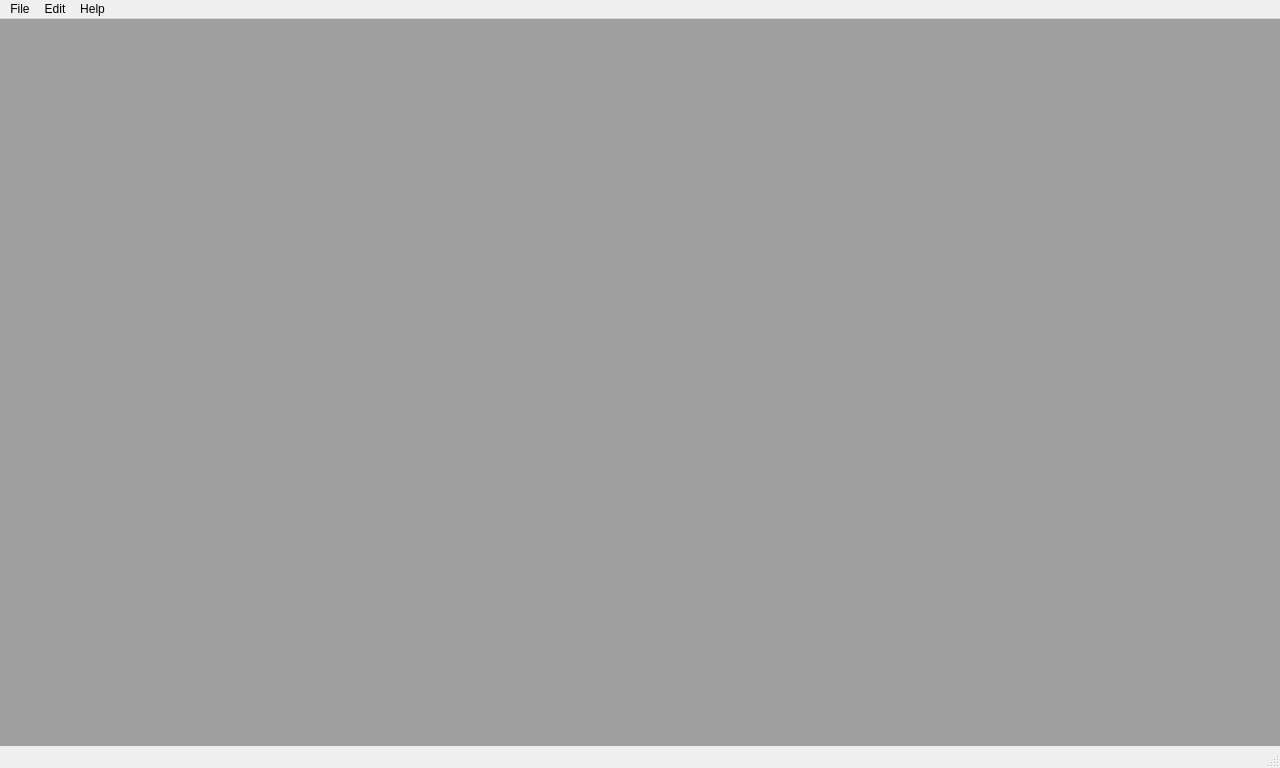
<?xml version="1.0" encoding="UTF-8"?>
<ui version="4.0">
 <class>ArincMergeMainWindow</class>
 <widget class="QMainWindow" name="ArincMergeMainWindow">
  <property name="geometry">
   <rect>
    <x>0</x>
    <y>0</y>
    <width>1280</width>
    <height>768</height>
   </rect>
  </property>
  <property name="minimumSize">
   <size>
    <width>1280</width>
    <height>768</height>
   </size>
  </property>
  <property name="windowTitle">
   <string>Environment Editor</string>
  </property>
  <property name="toolButtonStyle">
   <enum>Qt::ToolButtonTextOnly</enum>
  </property>
  <widget class="QWidget" name="centralWidget">
   <layout class="QGridLayout" name="gridLayout">
    <property name="sizeConstraint">
     <enum>QLayout::SetMaximumSize</enum>
    </property>
    <property name="horizontalSpacing">
     <number>0</number>
    </property>
    <property name="verticalSpacing">
     <number>6</number>
    </property>
    <property name="margin">
     <number>0</number>
    </property>
    <item row="0" column="0">
     <widget class="QMdiArea" name="mdiArea">
      <property name="verticalScrollBarPolicy">
       <enum>Qt::ScrollBarAsNeeded</enum>
      </property>
      <property name="horizontalScrollBarPolicy">
       <enum>Qt::ScrollBarAsNeeded</enum>
      </property>
      <property name="viewMode">
       <enum>QMdiArea::TabbedView</enum>
      </property>
      <property name="documentMode">
       <bool>false</bool>
      </property>
      <property name="tabPosition">
       <enum>QTabWidget::North</enum>
      </property>
     </widget>
    </item>
   </layout>
  </widget>
  <widget class="QMenuBar" name="mainMenuBar">
   <property name="geometry">
    <rect>
     <x>0</x>
     <y>0</y>
     <width>1280</width>
     <height>25</height>
    </rect>
   </property>
   <widget class="QMenu" name="menuEdit">
    <property name="title">
     <string>Edit</string>
    </property>
    <addaction name="editAirport"/>
    <addaction name="editFir"/>
    <addaction name="editSector"/>
    <addaction name="editPoint"/>
    <addaction name="editRoute"/>
    <addaction name="editHolding"/>
    <addaction name="editRestrict"/>
    <addaction name="editRestrictUser"/>
    <addaction name="editSsa"/>
   </widget>
   <widget class="QMenu" name="menuFile">
    <property name="title">
     <string>File</string>
    </property>
    <addaction name="importArinc"/>
    <addaction name="actionImport_FIR"/>
    <addaction name="actionRelease_ARINC"/>
    <addaction name="separator"/>
    <addaction name="actionChange_FIR"/>
    <addaction name="separator"/>
    <addaction name="actionArinc_changes"/>
    <addaction name="actionSynchronize"/>
    <addaction name="separator"/>
    <addaction name="action_Exit"/>
   </widget>
   <widget class="QMenu" name="menuHelp">
    <property name="title">
     <string>Help</string>
    </property>
    <addaction name="actionAbout"/>
   </widget>
   <addaction name="menuFile"/>
   <addaction name="menuEdit"/>
   <addaction name="menuHelp"/>
  </widget>
  <widget class="QStatusBar" name="mainStatusBar"/>
  <action name="editFir">
   <property name="text">
    <string>FIR</string>
   </property>
  </action>
  <action name="editAirport">
   <property name="text">
    <string>Airport</string>
   </property>
  </action>
  <action name="editHolding">
   <property name="text">
    <string>Holding</string>
   </property>
  </action>
  <action name="editPoint">
   <property name="text">
    <string>Point</string>
   </property>
  </action>
  <action name="editRestrict">
   <property name="text">
    <string>Restrict</string>
   </property>
  </action>
  <action name="editRoute">
   <property name="text">
    <string>Route</string>
   </property>
  </action>
  <action name="editSsa">
   <property name="text">
    <string>SSA</string>
   </property>
  </action>
  <action name="importArinc">
   <property name="text">
    <string>Load ARINC file</string>
   </property>
  </action>
  <action name="actionImport_FIR">
   <property name="enabled">
    <bool>false</bool>
   </property>
   <property name="text">
    <string>Import FIR in database</string>
   </property>
  </action>
  <action name="actionRelease_ARINC">
   <property name="enabled">
    <bool>false</bool>
   </property>
   <property name="text">
    <string>Release ARINC file</string>
   </property>
  </action>
  <action name="editSector">
   <property name="text">
    <string>Sector</string>
   </property>
  </action>
  <action name="action_Exit">
   <property name="text">
    <string>&amp;Exit</string>
   </property>
  </action>
  <action name="editRestrictUser">
   <property name="text">
    <string>Restrict User</string>
   </property>
  </action>
  <action name="actionArinc_changes">
   <property name="text">
    <string>Arinc changes</string>
   </property>
   <property name="visible">
    <bool>false</bool>
   </property>
  </action>
  <action name="actionAbout">
   <property name="text">
    <string>About ...</string>
   </property>
  </action>
  <action name="actionSynchronize">
   <property name="text">
    <string>Synchronize</string>
   </property>
   <property name="visible">
    <bool>false</bool>
   </property>
  </action>
  <action name="actionChange_FIR">
   <property name="text">
    <string>Change current FIR</string>
   </property>
  </action>
 </widget>
 <layoutdefault spacing="6" margin="11"/>
 <resources/>
 <connections>
  <connection>
   <sender>action_Exit</sender>
   <signal>triggered()</signal>
   <receiver>ArincMergeMainWindow</receiver>
   <slot>close()</slot>
   <hints>
    <hint type="sourcelabel">
     <x>-1</x>
     <y>-1</y>
    </hint>
    <hint type="destinationlabel">
     <x>299</x>
     <y>199</y>
    </hint>
   </hints>
  </connection>
 </connections>
</ui>
